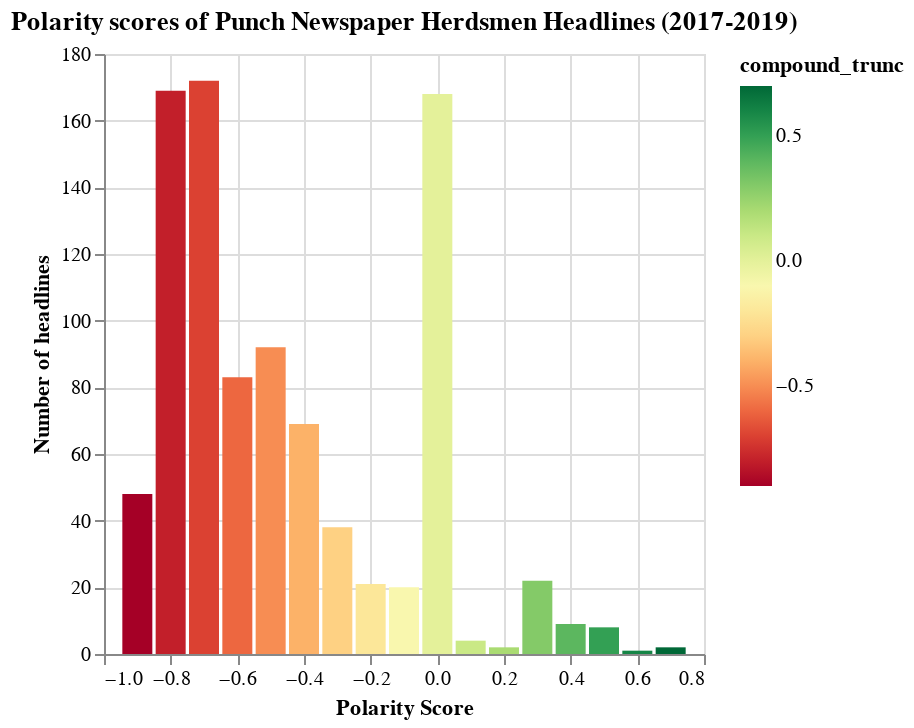

Source (notebook cell):
### Code cell
import altair as alt

df["compound_trunc"] = df.compound.round(1) 

res = (df.groupby(["compound_trunc"])["ID"]
        .count()
        .reset_index()
        .rename(columns={"ID": "count"})
      )

hist = alt.Chart(res).mark_bar(width=15).encode(
    alt.X("compound_trunc:Q", axis=alt.Axis(title="Polarity Score")),
    y=alt.Y('count:Q', axis=alt.Axis(title="Number of headlines")),
    color=alt.Color('compound_trunc:Q', scale=alt.Scale(scheme='redyellowgreen')), 
    tooltip=['compound_trunc', 'count']
).properties(
    title="Polarity scores of Punch Newspaper Herdsmen Headlines (2017-2019)"
)
# alt.title('Sentiments form Punch Newspaper')
hist

### Figure 1 — Vega-Lite specification as saved in the notebook (floating-point values rounded to 4 significant figures)
{"config": {"view": {"continuousWidth": 300, "continuousHeight": 300}}, "data": {"name": "data-aebb1380b62511030ea9b85e737bd5f2"}, "mark": {"type": "bar", "width": 15}, "encoding": {"color": {"field": "compound_trunc", "scale": {"scheme": "redyellowgreen"}, "type": "quantitative"}, "tooltip": [{"field": "compound_trunc", "type": "quantitative"}, {"field": "count", "type": "quantitative"}], "x": {"axis": {"title": "Polarity Score"}, "field": "compound_trunc", "type": "quantitative"}, "y": {"axis": {"title": "Number of headlines"}, "field": "count", "type": "quantitative"}}, "title": "Polarity scores of Punch Newspaper Herdsmen Headlines (2017-2019)", "$schema": "https://vega.github.io/schema/vega-lite/v5.15.1.json", "datasets": {"data-aebb1380b62511030ea9b85e737bd5f2": [{"compound_trunc": -0.9, "count": 48}, {"compound_trunc": -0.8, "count": 169}, {"compound_trunc": -0.7, "count": 172}, {"compound_trunc": -0.6, "count": 83}, {"compound_trunc": -0.5, "count": 92}, {"compound_trunc": -0.4, "count": 69}, {"compound_trunc": -0.3, "count": 38}, {"compound_trunc": -0.2, "count": 21}, {"compound_trunc": -0.1, "count": 20}, {"compound_trunc": 0.0, "count": 168}, {"compound_trunc": 0.1, "count": 4}, {"compound_trunc": 0.2, "count": 2}, {"compound_trunc": 0.3, "count": 22}, {"compound_trunc": 0.4, "count": 9}, {"compound_trunc": 0.5, "count": 8}, {"compound_trunc": 0.6, "count": 1}, {"compound_trunc": 0.7, "count": 2}]}}
